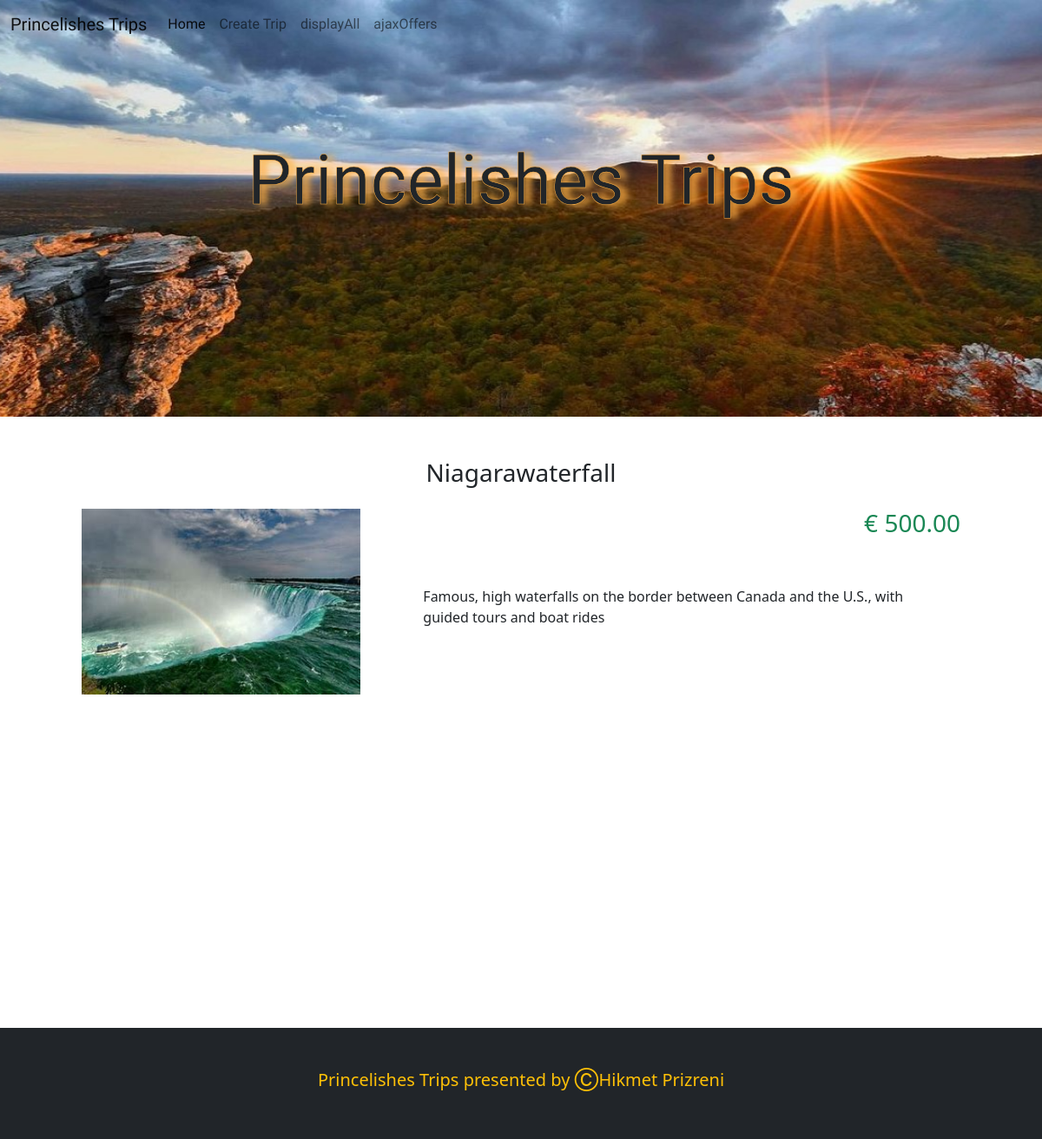
Page /details.php?id=1 on the committed database.
### tables this page shows
CREATE TABLE `trips` (
  `id` int(11) NOT NULL,
  `name` varchar(50) DEFAULT NULL,
  `price` decimal(10,2) DEFAULT NULL,
  `description` text DEFAULT NULL,
  `lat` decimal(8,6) DEFAULT NULL,
  `lng` decimal(9,6) DEFAULT NULL,
  `picture` varchar(50) DEFAULT NULL
);

### details.php (the view, shortened to what this page needs)
<?php
require_once 'actions/db_connect.php';
if ($_GET['id']) {
    $id = $_GET['id'];
    $sql = "SELECT * FROM trips WHERE id = {$id}" ;
    $result = mysqli_query($connect, $sql);
    $data = mysqli_fetch_assoc($result);
    if (mysqli_num_rows($result) == 1) {
        $name = $data['name'];
        $price = $data['price'];
        $description = $data['description'];
        $picture = $data['picture'];
    } else {
        header("location: error.php");
    }
} else {
    header("location: error.php");
}
?>
<head>
    <?php require_once 'components/boot.php' ?>
    <link rel="stylesheet" type='text/css' href="css/style.css" />
</head>
<body>
    <header>
        <nav class="navbar navbar-expand-lg navbar-light">
            <div class="container-fluid">
                <a class="navbar-brand" href="#">Princelishes Trips</a>
                <div class="collapse navbar-collapse" id="navbarNav">
                    <ul class="navbar-nav">
                        <li class="nav-item">
                            <a class="nav-link active" aria-current="page" href="index.php">Home</a>
                        </li>
                        <li class="nav-item">
                            <a class="nav-link" href="create.php">Create Trip</a>
                        </li>
                        <li class="nav-item">
                        <a class="nav-link" href="dbapi/displayAll.php">displayAll</a>
                        </li>
                        <li class="nav-item">
                        <a class="nav-link" href="ajaxOffers.html">ajaxOffers</a>
                        </li>
                    </ul>
                </div>
            </div>
        </nav>
        <div class="titel">
            <p class="display-1 text-center">
                Princelishes Trips
            </p>
        </div>
    </header>
    <main>
        <div class="container p-5">
            <p class="h3 text-center">
                <?php echo $name ?>
            </p>
            <div class="row p-3">
                <div class="col-sm-4">
                    <img src="pictures/<?php echo $picture ?>"/>
                </div>
                <div class="col-sm-8">
                <p class="h3 text-end text-success">
                        € <?php echo $price ?>
                    </p>
                    <div class="p-5">
                        <p> <?php echo $description ?></p>
                    </div>
                </div>
            </div>
            <div class="mapp m-auto p-5" id="map">
            </div>
        </div>
    </main>
    <footer class="bg-dark p-5">
        <p class="h5 text-warning text-center">
            Princelishes Trips presented by &#x24B8Hikmet Prizreni</p>
    </footer>
</body>
</html>

### css/style.css (style rules this page uses)
header { background-image: url("../pictures/hero.jpg"); background-position: center; background-size: cover; background-repeat: no-repeat; height: 60vh; display: flex; flex-direction: column; justify-content: space-between; }
.titel { height: 40vh; font-family: 'Courgette', cursive; text-shadow: 7px 1px 9px #FFB247; -webkit-text-stroke: 0.5px #FFB247; }
nav { font-family: 'Francois One', sans-serif; text-shadow: 7px 1px 9px #white; -webkit-text-stroke: 0.5px #black; }
img { height: 100%; width: 100%; object-fit: cover; }
.mapp { height: 40vh; }

### rows in the picture
trips: name "Niagarawaterfall", picture (picture), price "500.00", description "Famous, high waterfalls on the border between Canada and the U.S., with guided tours and boat rides"
